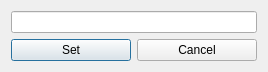
<?xml version="1.0" encoding="UTF-8"?>
<ui version="4.0">
 <class>nickDialog</class>
 <widget class="QDialog" name="nickDialog">
  <property name="geometry">
   <rect>
    <x>0</x>
    <y>0</y>
    <width>268</width>
    <height>64</height>
   </rect>
  </property>
  <property name="windowTitle">
   <string>nickDialog</string>
  </property>
  <layout class="QVBoxLayout" name="verticalLayout_2">
   <item>
    <layout class="QVBoxLayout" name="verticalLayout">
     <item>
      <widget class="QLineEdit" name="lineEdit"/>
     </item>
     <item>
      <layout class="QHBoxLayout" name="horizontalLayout">
       <item>
        <widget class="QPushButton" name="set">
         <property name="text">
          <string>Set</string>
         </property>
        </widget>
       </item>
       <item>
        <widget class="QPushButton" name="cancel">
         <property name="text">
          <string>Cancel</string>
         </property>
        </widget>
       </item>
      </layout>
     </item>
    </layout>
   </item>
  </layout>
 </widget>
 <resources/>
 <connections/>
</ui>
